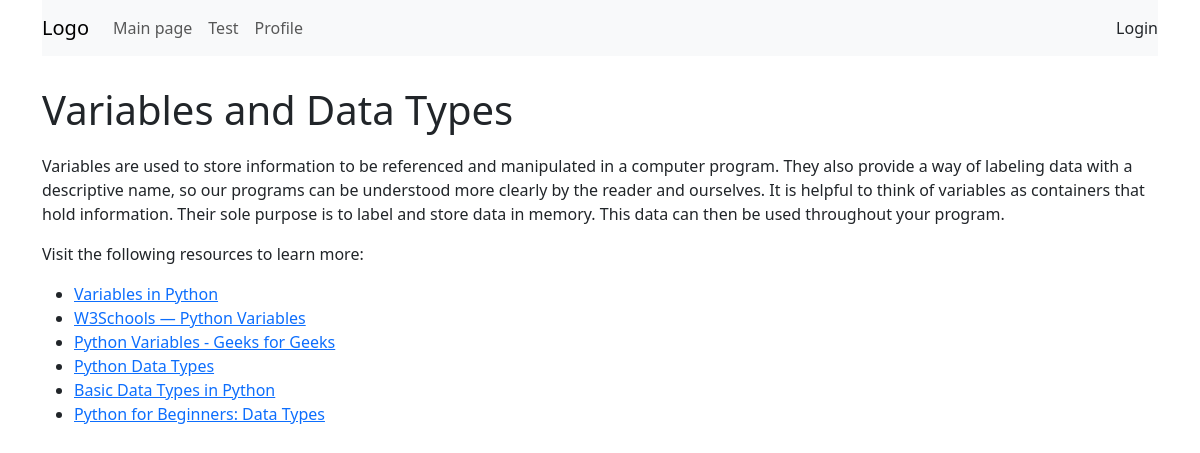
Screenshot of /python/page/7/ with the database file from the repository.
### app/models.py (models this page shows, shortened)
class Page(models.Model):
    whichChapter = models.ForeignKey(Chapter, on_delete=models.CASCADE)
    name = models.CharField(max_length=150)
    slug=models.SlugField(max_length=250, null=True, blank=True)
    text = RichTextField(blank=True, null=True)

### app/views.py (the view)
# urls.py: path('python/page/<int:pk>/', ViewPage.as_view(), name='view_news'),
class ViewPage(DetailView):
   model = Page
   context_object_name = 'view_news'
   template_name = 'page_detail.html'

### templates/page_detail.html (shortened to what this page needs)
{% extends 'base.html' %}
{% block content %}
		<H1 class="obj_name">{{ object.name|safe }}</H1>
		<div class="text">
			{{ view_news.text|safe }}
		</div>
{% endblock %}

### templates/page_detail.html (style rules this page uses)
.text { margin-top: 20px; }
.obj_name { margin-top: 30px; }

### rows the page displays
Page: name "Variables and Data Types", text "Variables are used to store information to be referenced and manipulated in a computer program. They also provide a way of labeling data with a descriptive name, so our programs can be understood more clearly by the reader and ourselves. It is helpful to think of variables as containers that hold information. Their sole purpose is to label and store data in memory. This data can then be used throughout your program. Visit the following resources to learn more: Variables in Python W3Schools — Python Variables Python Variables - Geeks for Geeks Python Data Types Basic Data Types in Python Python for Beginners: Data Types"
